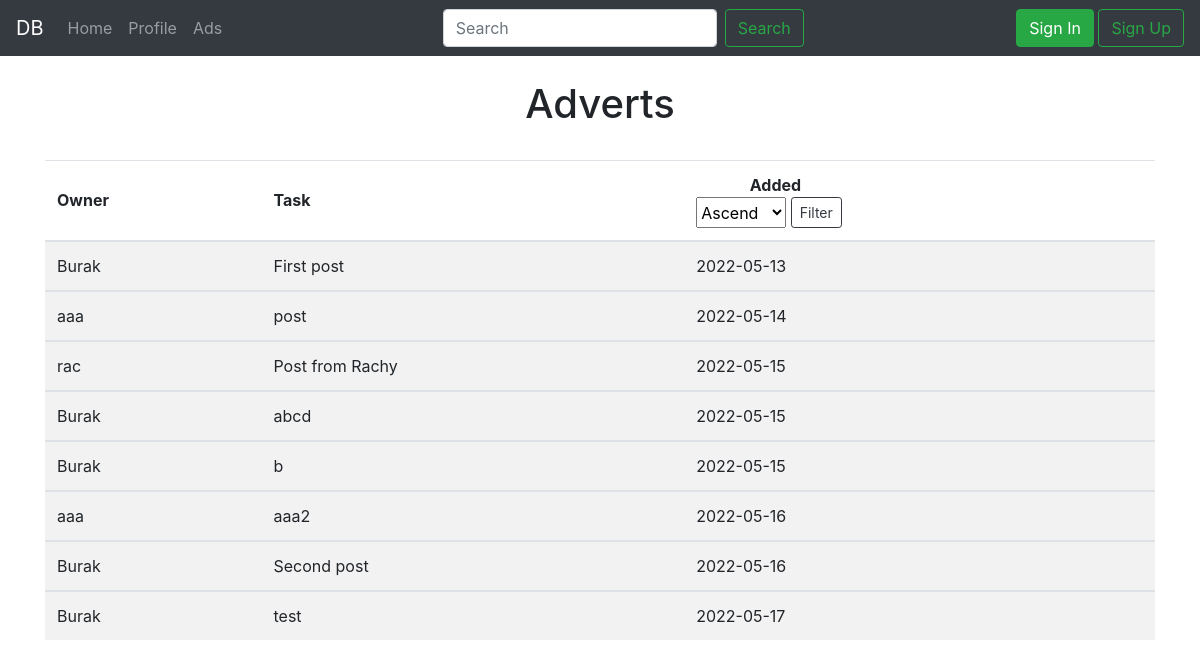
The app's page /ads, older data.
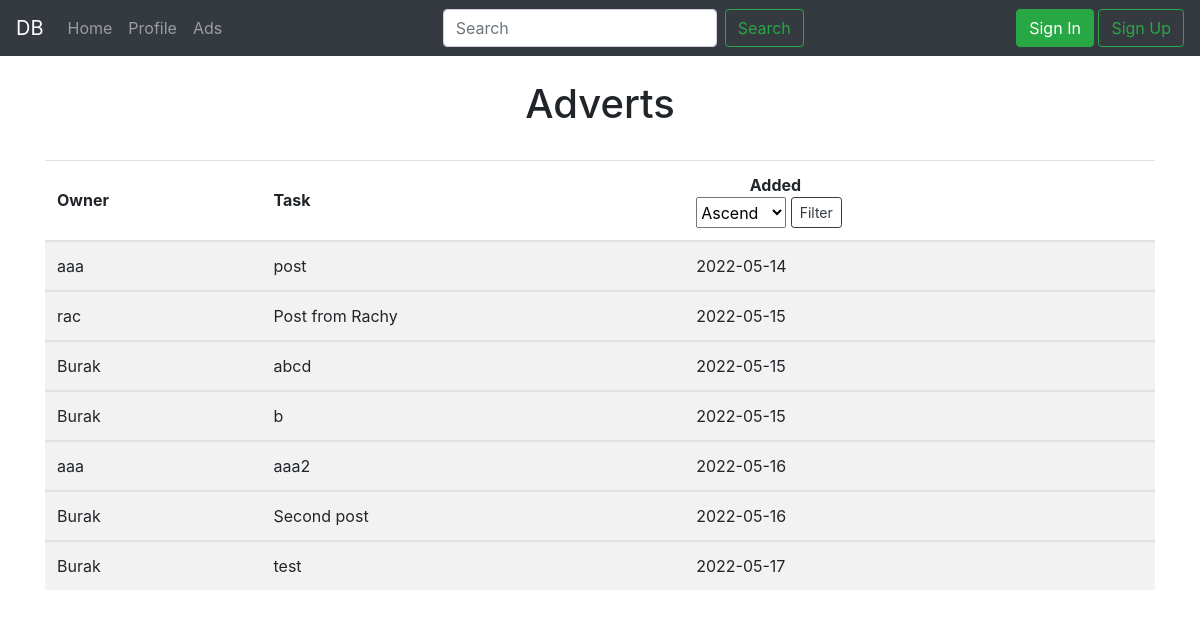
The same page, newer data.
### app.py (models this page shows, shortened)
class Post(db.Model):
    id = db.Column(db.Integer, primary_key=True)
    content = db.Column(db.String(400), nullable=False)
    date_created = db.Column(db.DateTime, default=datetime.utcnow)
    user_id = db.Column(db.Integer, db.ForeignKey('user.id'))

class User(db.Model, UserMixin):
    __tablename__ = 'user'
    id = db.Column(db.Integer, primary_key=True)
    email = db.Column(db.String(50), nullable=False, unique=True)
    first_name = db.Column(db.String(50), nullable=False)
    last_name = db.Column(db.String(50), nullable=False)
    password = db.Column(db.String(80), nullable=False)
    age = db.Column(db.Integer, nullable=False)
    gender = db.Column(db.String(30), nullable=False)
    location = db.Column(db.String(50), nullable=False)
    posts = db.relationship('Post', backref='user')

### app.py (the view)
@app.route('/ads', methods=['GET'])
def ads():
    buttonValue = ""
    if request.args.get('filter'):
        if request.args.get('filter') == 'Asc':
            buttonValue = "Ascend"
            posts = Post.query.order_by(Post.date_created.asc()).all()
            return render_template(
                'ads.html',
                posts=posts,
                buttonValue=buttonValue)
        elif request.args.get('filter') == 'Desc':
            buttonValue = "Descend"
            posts = Post.query.order_by(Post.date_created.desc()).all()
            return render_template(
                'ads.html',
                posts=posts,
                buttonValue=buttonValue)
    else:
        posts = Post.query.order_by(Post.date_created.asc()).all()
        return render_template(
            'ads.html',
            posts=posts,
            buttonValue=buttonValue)

### templates/ads.html (shortened to what this page needs)
{% extends 'base.html' %}
{% block body %}
    {% if current_user.is_authenticated %}
    <br>
        <h1 align="center">Adverts</h1>
    <br>
        {% if posts|length < 1 %}
            <h1>There is no post yet</h1>
            <a class="btn btn-primary" href="{{url_for('profile')}}">Create a post</a>
        {% else %}
            <div class="container">
                <table class="table table-striped">
                    <thead>
                        <tr>
                            <th style="padding-bottom: 2.5%;" scope="col">Owner</th>
                            <th style="padding-bottom: 2.5%;" scope="col">Task</th>
                            <th scope="col">
                                <span style="margin-left: 12%;">Added</span>
                                <form action="/ads" class="form-inline">
                                    <select style="height: 31px; margin-right: 1%;" name="filter" id="filter">
                                        {% if buttonValue ==  "Ascend" %}
                                            <option value="Asc">{{buttonValue}}</option>
                                            <option value="Desc">Descend</option>
                                        {% elif buttonValue ==  "Descend" %}
                                            <option value="Desc">{{buttonValue}}</option>
                                            <option value="Asc">Ascend</option>
                                        {% else %}
                                            <option value="Asc">Ascend</option>
                                            <option value="Desc">Descend</option>
                                        {% endif %}
                                    </select>
                                    <input
                                        class="btn btn-sm btn-outline-dark"
                                        type="submit"
                                        value="Filter">
                                </form>
                            </th>
                        </tr>
                    </thead>
                    {% for post in posts %}
                        <tbody>
                            <tr>
                                <td scope="row">{{ post.user.first_name }}</td>
                                <td scope="row">{{ post.content }}</td>
                                <td scope="row">{{ post.date_created.date() }}</td>
                            </tr>
                        </tbody>
                    {% endfor %}
                </table>
                <a class="btn btn-outline-dark" href="{{url_for('profile')}}">Create a post</a>
            </div>
        {% endif %}
    {% else %}
        <br>
            <h1 align="center">Adverts</h1>
        <br>
        {% if posts|length < 1 %}
            <h3>There is no post yet</h3>
            <a class="btn btn-primary" href="{{url_for('profile')}}">Create a post</a>
        {% else %}
            <div class="container">
                <table class="table table-striped">
                    <thead>
                        <tr>
                            <th style="padding-bottom: 2.5%;" scope="col">Owner</th>
                            <th style="padding-bottom: 2.5%;" scope="col">Task</th>
                            <th scope="col">
                                <span style="margin-left: 12%;">Added</span>
                                <form action="/ads" class="form-inline">
                                    <select style="height: 31px; margin-right: 1%;" name="filter" id="filter">
                                        {% if buttonValue ==  "Ascend" %}
                                            <option value="Asc">{{buttonValue}}</option>
                                            <option value="Desc">Descend</option>
                                        {% elif buttonValue ==  "Descend" %}
                                            <option value="Desc">{{buttonValue}}</option>
                                            <option value="Asc">Ascend</option>
                                        {% else %}
                                            <option value="Asc">Ascend</option>
                                        {% endif %}
                                    </select>
                                    <input
                                        class="btn btn-sm btn-outline-dark"
                                        type="submit"
                                        value="Filter">
                                </form>
                            </th>
                        </tr>
                    </thead>
                    {% for post in posts %}
                        <tbody>
                            <tr>
                                <td scope="row">{{ post.user.first_name }}</td>
                                <td scope="row">{{ post.content }}</td>
                                <td scope="row">{{ post.date_created.date() }}</td>
                            </tr>
                        </tbody>
                    {% endfor %}
                </table>
            </div>
        {% endif %}
    {% endif %}
{% endblock %}

### templates/base.html (shortened to what this page needs)
<!DOCTYPE html>
<html lang="en">
    <head>
        <link rel="stylesheet" href="https://cdn.jsdelivr.net/npm/bootstrap@4.0.0/dist/css/bootstrap.min.css">
    </head>
    <body>
        <nav class="navbar navbar-expand-lg navbar-dark bg-dark">
            <a class="navbar-brand" href="{{url_for('index')}}">DB</a>
            <div id="nav-menu" class="collapse navbar-collapse">
                <ul class="navbar-nav mr-auto">
                    <li class="nav-item">
                      <a class="nav-link" href="{{url_for('index')}}">Home</a>
                    </li>
                    <li class="nav-item">
                      <a class="nav-link" href="{{url_for('profile')}}">Profile</a>
                    </li>
                    <li class="nav-item">
                      <a class="nav-link" href="{{url_for('ads')}}">Ads</a>
                    </li>
                </ul>
                <ul class="navbar-nav">
                  <form
                  class="form-inline my-2 my-lg-0"
                  action="/search">
                    <input
                        class="form-control mr-sm-2"
                        type="search"
                        placeholder="Search"
                        aria-label="Search"
                        name="search">
                    <button
                        class="btn btn-outline-success my-2 my-sm-0"
                        type="submit">
                        Search
                    </button>
                  </form>
                </ul>
                <ul class="navbar-nav ml-auto">
                    {% if current_user.is_authenticated %}
                    <li class="nav-item">
                        <a class="btn btn-outline-success" href="{{url_for('profile')}}">{{current_user.first_name}}</a>
                        <a class="btn btn-outline-secondary" href="{{url_for('logout')}}">Log Out</a>
                    </li>
                    {% else %}
                    <li class="nav-item">
                        <a class="btn btn-success" href="{{url_for('login')}}">Sign In</a>
                        <a class="btn btn-outline-success" href="{{url_for('signup')}}">Sign Up</a>
                    </li>
                    {% endif %}
                </ul>
            </div>
          </nav>
        {% block body %}{% endblock %}
    </body>
</html>

Row changes from the older to the newer data that the page shows:
removed Post: user.first_name "Burak", content "First post", date_created "2022-05-13"
